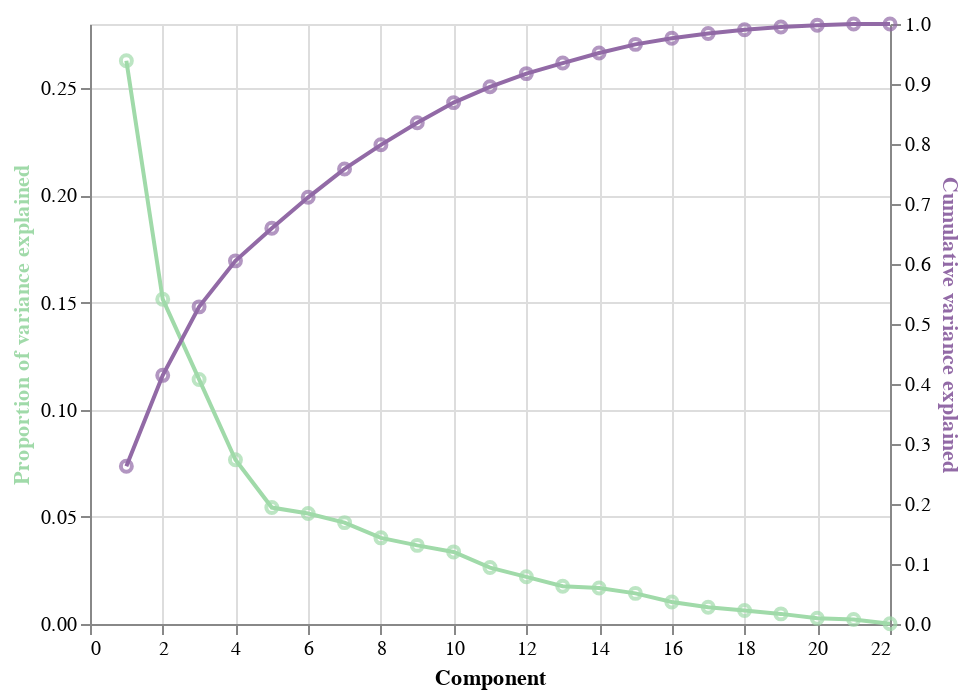

Notebook code for this chart:
### Markdown cell above
Now we'll make a dual-axis plot showing, on one side, the proportion of variance explained (y) as a function of component (x), and on the other side, the cumulative variance explained (y) also as a function of component (x). Make sure that you've completed Q1(a) before running the next cell.

### Code cell
# encode component axis only as base layer
base = alt.Chart(pca_var_explained).encode(
    x = 'Component')

# make a base layer for the proportion of variance explained
prop_var_base = base.encode(
    y = alt.Y('Proportion of variance explained',
              axis = alt.Axis(titleColor = '#A0DAA9'))
)

# make a base layer for the cumulative variance explained
cum_var_base = base.encode(
    y = alt.Y('Cumulative variance explained', axis = alt.Axis(titleColor = '#926AA6'))
)

# add points and lines to each base layer
prop_var = prop_var_base.mark_line(stroke = '#A0DAA9') + prop_var_base.mark_point(color = '#A0DAA9')
cum_var = cum_var_base.mark_line(stroke = '#926AA6') + cum_var_base.mark_point(stroke = '#926AA6')

# layer the layers
var_explained_plot = alt.layer(prop_var, cum_var).resolve_scale(y = 'independent')

# display
var_explained_plot

### Figure 1 — Vega-Lite specification as saved in the notebook (floating-point values rounded to 4 significant figures)
{"config": {"view": {"continuousWidth": 400, "continuousHeight": 300}}, "layer": [{"layer": [{"mark": {"type": "line", "stroke": "#A0DAA9"}, "encoding": {"x": {"field": "Component", "type": "quantitative"}, "y": {"axis": {"titleColor": "#A0DAA9"}, "field": "Proportion of variance explained", "type": "quantitative"}}}, {"mark": {"type": "point", "color": "#A0DAA9"}, "encoding": {"x": {"field": "Component", "type": "quantitative"}, "y": {"axis": {"titleColor": "#A0DAA9"}, "field": "Proportion of variance explained", "type": "quantitative"}}}]}, {"layer": [{"mark": {"type": "line", "stroke": "#926AA6"}, "encoding": {"x": {"field": "Component", "type": "quantitative"}, "y": {"axis": {"titleColor": "#926AA6"}, "field": "Cumulative variance explained", "type": "quantitative"}}}, {"mark": {"type": "point", "stroke": "#926AA6"}, "encoding": {"x": {"field": "Component", "type": "quantitative"}, "y": {"axis": {"titleColor": "#926AA6"}, "field": "Cumulative variance explained", "type": "quantitative"}}}]}], "data": {"name": "data-9a8fc2f0ef32f553f62bdf07a645644d"}, "resolve": {"scale": {"y": "independent"}}, "$schema": "https://vega.github.io/schema/vega-lite/v4.17.0.json", "datasets": {"data-9a8fc2f0ef32f553f62bdf07a645644d": [{"Proportion of variance explained": 0.2629, "Component": 1, "Cumulative variance explained": 0.2629}, {"Proportion of variance explained": 0.1516, "Component": 2, "Cumulative variance explained": 0.4144}, {"Proportion of variance explained": 0.1141, "Component": 3, "Cumulative variance explained": 0.5286}, {"Proportion of variance explained": 0.07667, "Component": 4, "Cumulative variance explained": 0.6052}, {"Proportion of variance explained": 0.05434, "Component": 5, "Cumulative variance explained": 0.6596}, {"Proportion of variance explained": 0.05154, "Component": 6, "Cumulative variance explained": 0.7111}, {"Proportion of variance explained": 0.04732, "Component": 7, "Cumulative variance explained": 0.7584}, {"Proportion of variance explained": 0.04021, "Component": 8, "Cumulative variance explained": 0.7986}, {"Proportion of variance explained": 0.03669, "Component": 9, "Cumulative variance explained": 0.8353}, {"Proportion of variance explained": 0.03364, "Component": 10, "Cumulative variance explained": 0.869}, {"Proportion of variance explained": 0.02633, "Component": 11, "Cumulative variance explained": 0.8953}, {"Proportion of variance explained": 0.02202, "Component": 12, "Cumulative variance explained": 0.9173}, {"Proportion of variance explained": 0.0176, "Component": 13, "Cumulative variance explained": 0.9349}, {"Proportion of variance explained": 0.01684, "Component": 14, "Cumulative variance explained": 0.9517}, {"Proportion of variance explained": 0.01428, "Component": 15, "Cumulative variance explained": 0.966}, {"Proportion of variance explained": 0.01024, "Component": 16, "Cumulative variance explained": 0.9763}, {"Proportion of variance explained": 0.007834, "Component": 17, "Cumulative variance explained": 0.9841}, {"Proportion of variance explained": 0.006307, "Component": 18, "Cumulative variance explained": 0.9904}, {"Proportion of variance explained": 0.004719, "Component": 19, "Cumulative variance explained": 0.9951}, {"Proportion of variance explained": 0.002662, "Component": 20, "Cumulative variance explained": 0.9978}, {"Proportion of variance explained": 0.002101, "Component": 21, "Cumulative variance explained": 0.9999}, {"Proportion of variance explained": 0.0001122, "Component": 22, "Cumulative variance explained": 1.0}]}}
